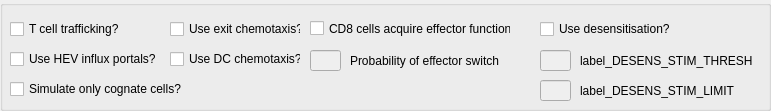
           <widget class="QGroupBox" name="groupBox_misc">
            <property name="geometry">
             <rect>
              <x>10</x>
              <y>350</y>
              <width>771</width>
              <height>111</height>
             </rect>
            </property>
            <property name="title">
             <string/>
            </property>
            <widget class="QMyLabel" name="label_CD8_EFFECTOR_PROB">
             <property name="geometry">
              <rect>
               <x>350</x>
               <y>50</y>
               <width>181</width>
               <height>21</height>
              </rect>
             </property>
             <property name="text">
              <string>Probability of effector switch</string>
             </property>
            </widget>
            <widget class="QCheckBox" name="cbox_USE_EXIT_CHEMOTAXIS">
             <property name="geometry">
              <rect>
               <x>170</x>
               <y>20</y>
               <width>131</width>
               <height>18</height>
              </rect>
             </property>
             <property name="text">
              <string>Use exit chemotaxis?</string>
             </property>
            </widget>
            <widget class="QCheckBox" name="cbox_COGNATE_ONLY">
             <property name="enabled">
              <bool>true</bool>
             </property>
             <property name="geometry">
              <rect>
               <x>10</x>
               <y>80</y>
               <width>211</width>
               <height>18</height>
              </rect>
             </property>
             <property name="text">
              <string>Simulate only cognate cells?</string>
             </property>
            </widget>
            <widget class="QCheckBox" name="cbox_USE_DC_CHEMOTAXIS">
             <property name="geometry">
              <rect>
               <x>170</x>
               <y>50</y>
               <width>131</width>
               <height>18</height>
              </rect>
             </property>
             <property name="text">
              <string>Use DC chemotaxis?</string>
             </property>
            </widget>
            <widget class="QCheckBox" name="cbox_USE_HEV_PORTALS">
             <property name="geometry">
              <rect>
               <x>10</x>
               <y>50</y>
               <width>171</width>
               <height>18</height>
              </rect>
             </property>
             <property name="text">
              <string>Use HEV influx portals?</string>
             </property>
            </widget>
            <widget class="QCheckBox" name="cbox_USE_TRAFFIC">
             <property name="geometry">
              <rect>
               <x>10</x>
               <y>20</y>
               <width>131</width>
               <height>18</height>
              </rect>
             </property>
             <property name="text">
              <string>T cell trafficking? </string>
             </property>
            </widget>
            <widget class="QCheckBox" name="checkBox_EFFECTOR_FUNCTION">
             <property name="geometry">
              <rect>
               <x>310</x>
               <y>20</y>
               <width>201</width>
               <height>17</height>
              </rect>
             </property>
             <property name="text">
              <string>CD8 cells acquire effector function?</string>
             </property>
            </widget>
            <widget class="QLineEdit" name="line_CD8_EFFECTOR_PROB">
             <property name="enabled">
              <bool>false</bool>
             </property>
             <property name="geometry">
              <rect>
               <x>310</x>
               <y>50</y>
               <width>31</width>
               <height>21</height>
              </rect>
             </property>
             <property name="alignment">
              <set>Qt::AlignRight|Qt::AlignTrailing|Qt::AlignVCenter</set>
             </property>
            </widget>
            <widget class="QCheckBox" name="cbox_USE_DESENSITISATION">
             <property name="geometry">
              <rect>
               <x>540</x>
               <y>20</y>
               <width>151</width>
               <height>18</height>
              </rect>
             </property>
             <property name="text">
              <string>Use desensitisation?</string>
             </property>
            </widget>
            <widget class="QLineEdit" name="line_DESENS_STIM_THRESH">
             <property name="enabled">
              <bool>false</bool>
             </property>
             <property name="geometry">
              <rect>
               <x>540</x>
               <y>50</y>
               <width>31</width>
               <height>21</height>
              </rect>
             </property>
             <property name="alignment">
              <set>Qt::AlignRight|Qt::AlignTrailing|Qt::AlignVCenter</set>
             </property>
            </widget>
            <widget class="QMyLabel" name="label_DESENS_STIM_THRESH">
             <property name="geometry">
              <rect>
               <x>580</x>
               <y>50</y>
               <width>181</width>
               <height>21</height>
              </rect>
             </property>
             <property name="text">
              <string>label_DESENS_STIM_THRESH</string>
             </property>
            </widget>
            <widget class="QMyLabel" name="label_DESENS_STIM_LIMIT">
             <property name="geometry">
              <rect>
               <x>580</x>
               <y>80</y>
               <width>181</width>
               <height>21</height>
              </rect>
             </property>
             <property name="text">
              <string>label_DESENS_STIM_LIMIT</string>
             </property>
            </widget>
            <widget class="QLineEdit" name="line_DESENS_STIM_LIMIT">
             <property name="enabled">
              <bool>false</bool>
             </property>
             <property name="geometry">
              <rect>
               <x>540</x>
               <y>80</y>
               <width>31</width>
               <height>21</height>
              </rect>
             </property>
             <property name="alignment">
              <set>Qt::AlignRight|Qt::AlignTrailing|Qt::AlignVCenter</set>
             </property>
            </widget>
           </widget>
